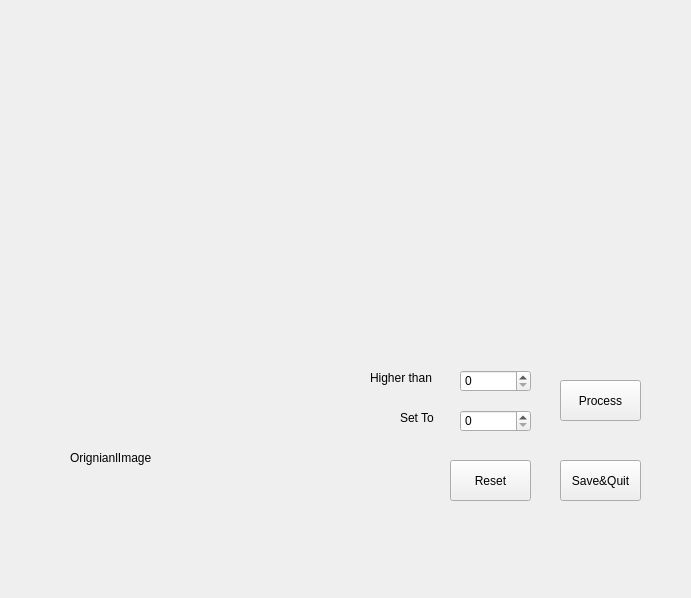
<?xml version="1.0" encoding="UTF-8"?>
<ui version="4.0">
 <class>ImageThreshProcess</class>
 <widget class="QWidget" name="ImageThreshProcess">
  <property name="geometry">
   <rect>
    <x>0</x>
    <y>0</y>
    <width>691</width>
    <height>598</height>
   </rect>
  </property>
  <property name="minimumSize">
   <size>
    <width>691</width>
    <height>598</height>
   </size>
  </property>
  <property name="maximumSize">
   <size>
    <width>691</width>
    <height>598</height>
   </size>
  </property>
  <property name="windowTitle">
   <string>ImageThreshProcess</string>
  </property>
  <property name="windowIcon">
   <iconset>
    <normaloff>ImagePseudoColor.ico</normaloff>ImagePseudoColor.ico</iconset>
  </property>
  <widget class="QwtPlot" name="qwtPlot">
   <property name="geometry">
    <rect>
     <x>10</x>
     <y>10</y>
     <width>661</width>
     <height>311</height>
    </rect>
   </property>
   <property name="canvasBackground">
    <brush brushstyle="SolidPattern">
     <color alpha="255">
      <red>255</red>
      <green>255</green>
      <blue>255</blue>
     </color>
    </brush>
   </property>
   <property name="autoReplot">
    <bool>true</bool>
   </property>
  </widget>
  <widget class="QLabel" name="label_OrignianlImage">
   <property name="geometry">
    <rect>
     <x>70</x>
     <y>330</y>
     <width>256</width>
     <height>256</height>
    </rect>
   </property>
   <property name="text">
    <string>OrignianlImage</string>
   </property>
  </widget>
  <widget class="QPushButton" name="pushButton_Preoss">
   <property name="geometry">
    <rect>
     <x>560</x>
     <y>380</y>
     <width>81</width>
     <height>41</height>
    </rect>
   </property>
   <property name="text">
    <string>Process</string>
   </property>
  </widget>
  <widget class="QPushButton" name="pushButton_Reset">
   <property name="geometry">
    <rect>
     <x>450</x>
     <y>460</y>
     <width>81</width>
     <height>41</height>
    </rect>
   </property>
   <property name="text">
    <string>Reset</string>
   </property>
  </widget>
  <widget class="QPushButton" name="pushButton_SaveQuit">
   <property name="geometry">
    <rect>
     <x>560</x>
     <y>460</y>
     <width>81</width>
     <height>41</height>
    </rect>
   </property>
   <property name="text">
    <string>Save&amp;&amp;Quit</string>
   </property>
  </widget>
  <widget class="QLabel" name="label">
   <property name="geometry">
    <rect>
     <x>400</x>
     <y>410</y>
     <width>41</width>
     <height>16</height>
    </rect>
   </property>
   <property name="text">
    <string>Set To</string>
   </property>
  </widget>
  <widget class="QLabel" name="label_2">
   <property name="geometry">
    <rect>
     <x>370</x>
     <y>370</y>
     <width>71</width>
     <height>16</height>
    </rect>
   </property>
   <property name="text">
    <string>Higher than</string>
   </property>
  </widget>
  <widget class="QSpinBox" name="spinBox_SetToValue">
   <property name="geometry">
    <rect>
     <x>460</x>
     <y>410</y>
     <width>71</width>
     <height>22</height>
    </rect>
   </property>
   <property name="maximum">
    <number>65535</number>
   </property>
  </widget>
  <widget class="QSpinBox" name="spinBox_ThresholdValue">
   <property name="geometry">
    <rect>
     <x>460</x>
     <y>370</y>
     <width>71</width>
     <height>22</height>
    </rect>
   </property>
   <property name="maximum">
    <number>65535</number>
   </property>
  </widget>
 </widget>
 <layoutdefault spacing="6" margin="11"/>
 <customwidgets>
  <customwidget>
   <class>QwtPlot</class>
   <extends>QFrame</extends>
   <header>qwt_plot.h</header>
  </customwidget>
 </customwidgets>
 <resources/>
 <connections/>
</ui>
